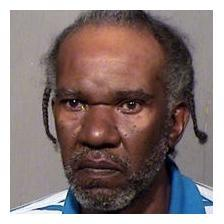
#> input picture Dataset - Assignment 2/Angry (503)/0967.jpg, 224 x 224 px
$ python aggregated_histograms.py
#> lines starting #> are read from the running program, lines starting #| are printed output that depends on the picture; after the words box and inside, x2 and y2 are one past the last pixel; in counts of white or black regions, pixels touching at a corner belong together
#> the answer given: ../Dataset - Assignment 2/Angry (503)
#> in aggregate_histograms, img is the input picture: PIL image 224x224 RGB; mean R, G, B 138.6, 123.2, 121.6
#!/usr/bin/env python3
# -*- coding: utf-8 -*-
"""
Created on Thu May 30 11:39:14 2024

@author: joudbabik

This script processes all images in a specified directory (and its subdirectories) to create aggregated histograms
of pixel intensities for both RGB and grayscale images. It identifies grayscale images stored in RGB format and
handles them accordingly. Histograms are normalized and displayed.
"""

import os
from PIL import Image
import numpy as np
import matplotlib.pyplot as plt

def mask_background(img):
    """
    Creates a mask to exclude the most frequent background color from histogram calculations.

    Parameters:
    img (PIL.Image): The image from which to create the mask.

    Returns:
    numpy.ndarray: A mask array that is True where the pixel color is not the background.
    """
    # Convert image to numpy array for processing
    img_array = np.array(img)

    if img.mode == 'RGB':
        # Find the most frequent color in RGB images and assume it's the background
        colors, counts = np.unique(img_array.reshape(-1, 3), axis=0, return_counts=True)
        background_color = colors[counts.argmax()]
        mask = np.all(img_array != background_color, axis=-1)
    else:
        # Find the most frequent color in grayscale images and assume it's the background
        background_color = np.bincount(img_array.flatten()).argmax()
        mask = img_array != background_color

    return mask

def is_grayscale(img):
    """
    Determines if an RGB image is effectively a grayscale image.

    Parameters:
    img (PIL.Image): The image to check.

    Returns:
    bool: True if the image is grayscale, False otherwise.
    """
    if img.mode == 'RGB':
        r, g, b = img.split()
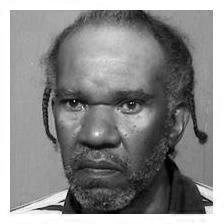
#> r: PIL image 224x224 L; min 0, max 255, mean 138.6
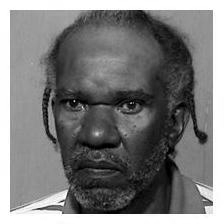
#> g: PIL image 224x224 L; min 0, max 255, mean 123.2
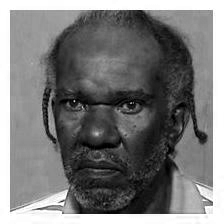
#> b: PIL image 224x224 L; min 0, max 255, mean 121.6
        r_data, g_data, b_data = np.array(r), np.array(g), np.array(b)
        return np.array_equal(r_data, g_data) and np.array_equal(r_data, b_data)
    return img.mode == 'L'

def aggregate_histograms(directory):
    """
    Aggregates histograms for all images in a directory and its subdirectories.

    Parameters:
    directory (str): The path to the directory containing the images.
    """
    aggregated_histograms = {
        'red': np.zeros(256),
        'green': np.zeros(256),
        'blue': np.zeros(256),
        'gray': np.zeros(256)
    }

    for root, _, files in os.walk(directory):
        for filename in files:
            if filename.lower().endswith(('.png', '.jpg', '.jpeg', '.bmp', '.gif')):
                filepath = os.path.join(root, filename)
                img = Image.open(filepath)

                if is_grayscale(img):
                    # Process grayscale image
                    gray_img = img.convert('L')
                    mask = mask_background(gray_img)
                    gray_data = np.array(gray_img)[mask]
                    gray_hist, _ = np.histogram(gray_data, bins=256, range=(0, 255))
                    aggregated_histograms['gray'] += gray_hist
                    print(f"Processing grayscale image: {filename}")
                elif img.mode == 'RGB':
                    # Process RGB image
                    mask = mask_background(img)
#> in mask_background, `colors, counts = np.unique(img_array.reshape(-1, 3), axis=0, return_co..`: counts = 18705 values, max 2687 at index 18704, min 1 at index 2, mean 2.68
#> in mask_background, `background_color = colors[counts.argmax()]`: background_color = [255, 255, 255]
#> in mask_background, `mask = np.all(img_array != background_color, axis=-1)`:
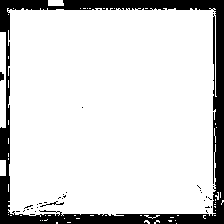
#> mask: shape (224, 224) bool; 85.1% white; 32 black regions (29 under 20 px), largest, box (x1, y1, x2, y2) and area: (0, 0, 224, 224) 7343, (40, 201, 64, 207) 36, (0, 72, 4, 81) 29
                    r, g, b = img.split()
                    r_data, g_data, b_data = np.array(r)[mask], np.array(g)[mask], np.array(b)[mask]
                    r_hist, _ = np.histogram(r_data, bins=256, range=(0, 255))
#> r_hist = 256 values, max 1027 at index 254, min 0 at index 255, mean 166.8
                    g_hist, _ = np.histogram(g_data, bins=256, range=(0, 255))
#> g_hist = 256 values, max 847 at index 254, min 0 at index 196, mean 166.8
                    b_hist, _ = np.histogram(b_data, bins=256, range=(0, 255))
#> b_hist = 256 values, max 819 at index 254, min 0 at index 198, mean 166.8
                    aggregated_histograms['red'] += r_hist
                    aggregated_histograms['green'] += g_hist
                    aggregated_histograms['blue'] += b_hist
                    print(f"Processing RGB image: {filename}")

    # Normalize the histograms
    normalize_and_plot(aggregated_histograms)

def normalize_and_plot(aggregated_histograms):
    """
    Normalizes and plots the aggregated histograms.

    Parameters:
    aggregated_histograms (dict): Dictionary of histograms for red, green, blue, and gray.
    """
    total_pixels_rgb = sum(np.sum(hist) for key, hist in aggregated_histograms.items() if key in ['red', 'green', 'blue'])
    total_pixels_gray = np.sum(aggregated_histograms['gray'])

    # Normalize RGB histograms
    if total_pixels_rgb > 0:
        for key in ['red', 'green', 'blue']:
            aggregated_histograms[key] = aggregated_histograms[key] / total_pixels_rgb
        plot_histogram(aggregated_histograms, 'RGB')

    # Normalize grayscale histograms
    if total_pixels_gray > 0:
        aggregated_histograms['gray'] = aggregated_histograms['gray'] / total_pixels_gray
        plot_histogram(aggregated_histograms, 'Gray')

def plot_histogram(aggregated_histograms, mode):
    """
    Plots the aggregated histograms.

    Parameters:
    aggregated_histograms (dict): Dictionary of histograms for red, green, blue, and gray.
    mode (str): The mode of the histogram to plot ('RGB' or 'Gray').
    """
#> called with mode = 'RGB'
    plt.figure(figsize=(12, 6))

    if mode == 'RGB':
        if np.any(aggregated_histograms['red']):
            plt.bar(range(256), aggregated_histograms['red'], color='red', alpha=0.5, label='Red Channel', width=1.0)
        if np.any(aggregated_histograms['green']):
            plt.bar(range(256), aggregated_histograms['green'], color='green', alpha=0.5, label='Green Channel', width=1.0)
        if np.any(aggregated_histograms['blue']):
            plt.bar(range(256), aggregated_histograms['blue'], color='blue', alpha=0.5, label='Blue Channel', width=1.0)
        plt.title('Aggregated RGB Pixel Intensity Histogram for Neutral Class Images')
    elif mode == 'Gray':
        if np.any(aggregated_histograms['gray']):
            plt.bar(range(256), aggregated_histograms['gray'], color='gray', alpha=0.5, label='Grayscale Channel', width=1.0)
        plt.title('Aggregated Grayscale Pixel Intensity Histogram for Neutral Class Images')

    plt.xlabel('Pixel Intensity')
    plt.ylabel('Normalized Frequency')
    plt.legend()
    plt.show()
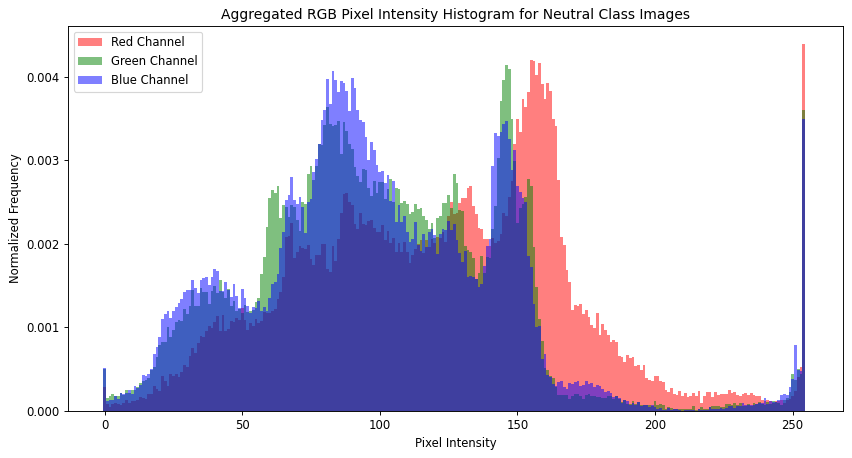
#> figure drawn by matplotlib, 1 panel; tallest bar 0.00439 high, from x = 253.5 to 254.5; tallest bar 0.00414 high, from x = 145.5 to 146.5; tallest bar 0.00407 high, from x = 82.5 to 83.5

    # Debugging: Print total pixel counts
    total_pixels_rgb = sum(np.sum(hist) for key, hist in aggregated_histograms.items() if key in ['red', 'green', 'blue'])
    total_pixels_gray = np.sum(aggregated_histograms['gray'])
    print(f"Total RGB pixels: {total_pixels_rgb}")
    print(f"Total Grayscale pixels: {total_pixels_gray}")

# Run the script
directory = input("Enter the path to the directory containing the images: ")
aggregate_histograms(directory)
